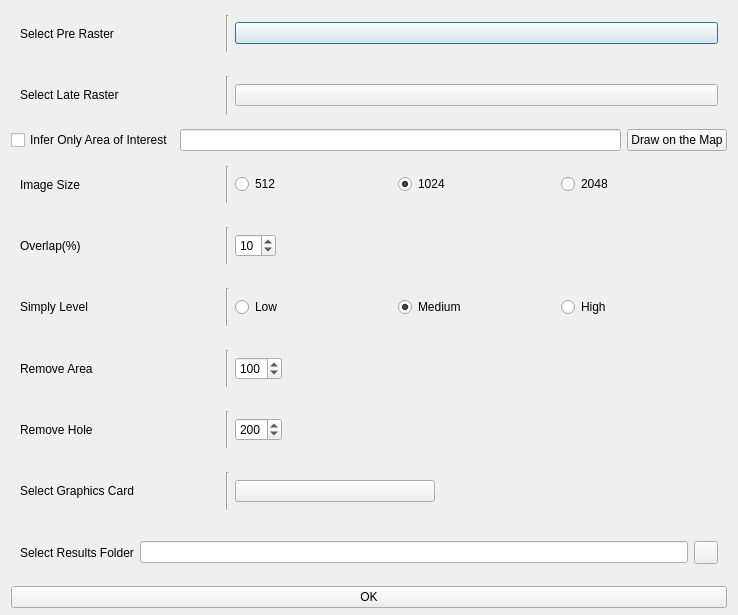
<?xml version="1.0" encoding="UTF-8"?>
<ui version="4.0">
 <class>changeDetecDialog</class>
 <widget class="QDialog" name="changeDetecDialog">
  <property name="geometry">
   <rect>
    <x>0</x>
    <y>0</y>
    <width>738</width>
    <height>615</height>
   </rect>
  </property>
  <property name="windowTitle">
   <string/>
  </property>
  <layout class="QVBoxLayout" name="verticalLayout">
   <property name="spacing">
    <number>6</number>
   </property>
   <property name="topMargin">
    <number>6</number>
   </property>
   <property name="bottomMargin">
    <number>7</number>
   </property>
   <item>
    <widget class="CardWidget" name="CardWidget_4">
     <property name="layoutDirection">
      <enum>Qt::LeftToRight</enum>
     </property>
     <layout class="QHBoxLayout" name="horizontalLayout_5">
      <item>
       <widget class="BodyLabel" name="BodyLabel">
        <property name="sizePolicy">
         <sizepolicy hsizetype="Fixed" vsizetype="Preferred">
          <horstretch>0</horstretch>
          <verstretch>0</verstretch>
         </sizepolicy>
        </property>
        <property name="minimumSize">
         <size>
          <width>200</width>
          <height>0</height>
         </size>
        </property>
        <property name="text">
         <string>Select Pre Raster</string>
        </property>
       </widget>
      </item>
      <item>
       <widget class="Line" name="line">
        <property name="orientation">
         <enum>Qt::Vertical</enum>
        </property>
       </widget>
      </item>
      <item>
       <widget class="ComboBox" name="preTifComboBox">
        <property name="sizePolicy">
         <sizepolicy hsizetype="Expanding" vsizetype="Fixed">
          <horstretch>0</horstretch>
          <verstretch>0</verstretch>
         </sizepolicy>
        </property>
       </widget>
      </item>
     </layout>
    </widget>
   </item>
   <item>
    <widget class="CardWidget" name="CardWidget_9">
     <property name="layoutDirection">
      <enum>Qt::LeftToRight</enum>
     </property>
     <layout class="QHBoxLayout" name="horizontalLayout_10">
      <item>
       <widget class="BodyLabel" name="BodyLabel_9">
        <property name="sizePolicy">
         <sizepolicy hsizetype="Fixed" vsizetype="Preferred">
          <horstretch>0</horstretch>
          <verstretch>0</verstretch>
         </sizepolicy>
        </property>
        <property name="minimumSize">
         <size>
          <width>200</width>
          <height>0</height>
         </size>
        </property>
        <property name="text">
         <string>Select Late Raster</string>
        </property>
       </widget>
      </item>
      <item>
       <widget class="Line" name="line_8">
        <property name="orientation">
         <enum>Qt::Vertical</enum>
        </property>
       </widget>
      </item>
      <item>
       <widget class="ComboBox" name="lateTifComboBox">
        <property name="sizePolicy">
         <sizepolicy hsizetype="Expanding" vsizetype="Fixed">
          <horstretch>0</horstretch>
          <verstretch>0</verstretch>
         </sizepolicy>
        </property>
       </widget>
      </item>
     </layout>
    </widget>
   </item>
   <item>
    <layout class="QHBoxLayout" name="horizontalLayout_11">
     <item>
      <widget class="CheckBox" name="onlyInferExtentCb">
       <property name="text">
        <string>Infer Only Area of Interest</string>
       </property>
      </widget>
     </item>
     <item>
      <widget class="LineEdit" name="extentLE">
       <property name="readOnly">
        <bool>true</bool>
       </property>
      </widget>
     </item>
     <item>
      <widget class="PushButton" name="drawExtentPb">
       <property name="text">
        <string>Draw on the Map</string>
       </property>
      </widget>
     </item>
    </layout>
   </item>
   <item>
    <widget class="CardWidget" name="CardWidget_2">
     <layout class="QHBoxLayout" name="horizontalLayout_2">
      <item>
       <widget class="BodyLabel" name="BodyLabel_2">
        <property name="sizePolicy">
         <sizepolicy hsizetype="Fixed" vsizetype="Preferred">
          <horstretch>0</horstretch>
          <verstretch>0</verstretch>
         </sizepolicy>
        </property>
        <property name="minimumSize">
         <size>
          <width>200</width>
          <height>0</height>
         </size>
        </property>
        <property name="text">
         <string>Image Size</string>
        </property>
       </widget>
      </item>
      <item>
       <widget class="Line" name="line_2">
        <property name="orientation">
         <enum>Qt::Vertical</enum>
        </property>
       </widget>
      </item>
      <item>
       <widget class="RadioButton" name="imgSizeRb_512">
        <property name="text">
         <string>512</string>
        </property>
        <property name="checked">
         <bool>false</bool>
        </property>
        <attribute name="buttonGroup">
         <string notr="true">imgSizeButtonGroup</string>
        </attribute>
       </widget>
      </item>
      <item>
       <widget class="RadioButton" name="imgSizeRb_1024">
        <property name="text">
         <string>1024</string>
        </property>
        <property name="checked">
         <bool>true</bool>
        </property>
        <attribute name="buttonGroup">
         <string notr="true">imgSizeButtonGroup</string>
        </attribute>
       </widget>
      </item>
      <item>
       <widget class="RadioButton" name="imgSizeRb_2048">
        <property name="text">
         <string>2048</string>
        </property>
        <attribute name="buttonGroup">
         <string notr="true">imgSizeButtonGroup</string>
        </attribute>
       </widget>
      </item>
     </layout>
    </widget>
   </item>
   <item>
    <widget class="CardWidget" name="CardWidget_3">
     <layout class="QHBoxLayout" name="horizontalLayout_4">
      <item>
       <widget class="BodyLabel" name="BodyLabel_3">
        <property name="sizePolicy">
         <sizepolicy hsizetype="Fixed" vsizetype="Preferred">
          <horstretch>0</horstretch>
          <verstretch>0</verstretch>
         </sizepolicy>
        </property>
        <property name="minimumSize">
         <size>
          <width>200</width>
          <height>0</height>
         </size>
        </property>
        <property name="text">
         <string>Overlap(%)</string>
        </property>
       </widget>
      </item>
      <item>
       <widget class="Line" name="line_3">
        <property name="orientation">
         <enum>Qt::Vertical</enum>
        </property>
       </widget>
      </item>
      <item>
       <widget class="SpinBox" name="overlapSpinBox">
        <property name="readOnly">
         <bool>false</bool>
        </property>
        <property name="minimum">
         <number>5</number>
        </property>
        <property name="maximum">
         <number>40</number>
        </property>
        <property name="singleStep">
         <number>5</number>
        </property>
        <property name="value">
         <number>10</number>
        </property>
       </widget>
      </item>
      <item>
       <spacer name="horizontalSpacer">
        <property name="orientation">
         <enum>Qt::Horizontal</enum>
        </property>
        <property name="sizeHint" stdset="0">
         <size>
          <width>40</width>
          <height>20</height>
         </size>
        </property>
       </spacer>
      </item>
     </layout>
    </widget>
   </item>
   <item>
    <widget class="CardWidget" name="CardWidget_5">
     <layout class="QHBoxLayout" name="horizontalLayout_6">
      <item>
       <widget class="BodyLabel" name="BodyLabel_5">
        <property name="sizePolicy">
         <sizepolicy hsizetype="Fixed" vsizetype="Preferred">
          <horstretch>0</horstretch>
          <verstretch>0</verstretch>
         </sizepolicy>
        </property>
        <property name="minimumSize">
         <size>
          <width>200</width>
          <height>0</height>
         </size>
        </property>
        <property name="text">
         <string>Simply Level</string>
        </property>
       </widget>
      </item>
      <item>
       <widget class="Line" name="line_4">
        <property name="orientation">
         <enum>Qt::Vertical</enum>
        </property>
       </widget>
      </item>
      <item>
       <widget class="RadioButton" name="simplyRb_low">
        <property name="text">
         <string>Low</string>
        </property>
        <attribute name="buttonGroup">
         <string notr="true">simplyButtonGroup</string>
        </attribute>
       </widget>
      </item>
      <item>
       <widget class="RadioButton" name="simplyRb_mid">
        <property name="text">
         <string>Medium</string>
        </property>
        <property name="checked">
         <bool>true</bool>
        </property>
        <attribute name="buttonGroup">
         <string notr="true">simplyButtonGroup</string>
        </attribute>
       </widget>
      </item>
      <item>
       <widget class="RadioButton" name="simplyRb_high">
        <property name="text">
         <string>High</string>
        </property>
        <attribute name="buttonGroup">
         <string notr="true">simplyButtonGroup</string>
        </attribute>
       </widget>
      </item>
     </layout>
    </widget>
   </item>
   <item>
    <widget class="CardWidget" name="CardWidget_6">
     <layout class="QHBoxLayout" name="horizontalLayout_7">
      <item>
       <widget class="BodyLabel" name="BodyLabel_6">
        <property name="sizePolicy">
         <sizepolicy hsizetype="Fixed" vsizetype="Preferred">
          <horstretch>0</horstretch>
          <verstretch>0</verstretch>
         </sizepolicy>
        </property>
        <property name="minimumSize">
         <size>
          <width>200</width>
          <height>0</height>
         </size>
        </property>
        <property name="text">
         <string>Remove Area</string>
        </property>
       </widget>
      </item>
      <item>
       <widget class="Line" name="line_5">
        <property name="orientation">
         <enum>Qt::Vertical</enum>
        </property>
       </widget>
      </item>
      <item>
       <widget class="SpinBox" name="removeAreaSpinBox">
        <property name="readOnly">
         <bool>false</bool>
        </property>
        <property name="minimum">
         <number>10</number>
        </property>
        <property name="maximum">
         <number>500</number>
        </property>
        <property name="singleStep">
         <number>50</number>
        </property>
        <property name="value">
         <number>100</number>
        </property>
       </widget>
      </item>
      <item>
       <spacer name="horizontalSpacer_2">
        <property name="orientation">
         <enum>Qt::Horizontal</enum>
        </property>
        <property name="sizeHint" stdset="0">
         <size>
          <width>40</width>
          <height>20</height>
         </size>
        </property>
       </spacer>
      </item>
     </layout>
    </widget>
   </item>
   <item>
    <widget class="CardWidget" name="CardWidget_7">
     <layout class="QHBoxLayout" name="horizontalLayout_8">
      <item>
       <widget class="BodyLabel" name="BodyLabel_7">
        <property name="sizePolicy">
         <sizepolicy hsizetype="Fixed" vsizetype="Preferred">
          <horstretch>0</horstretch>
          <verstretch>0</verstretch>
         </sizepolicy>
        </property>
        <property name="minimumSize">
         <size>
          <width>200</width>
          <height>0</height>
         </size>
        </property>
        <property name="text">
         <string>Remove Hole</string>
        </property>
       </widget>
      </item>
      <item>
       <widget class="Line" name="line_6">
        <property name="orientation">
         <enum>Qt::Vertical</enum>
        </property>
       </widget>
      </item>
      <item>
       <widget class="SpinBox" name="removeHoleSpinBox">
        <property name="readOnly">
         <bool>false</bool>
        </property>
        <property name="minimum">
         <number>10</number>
        </property>
        <property name="maximum">
         <number>500</number>
        </property>
        <property name="singleStep">
         <number>50</number>
        </property>
        <property name="value">
         <number>200</number>
        </property>
       </widget>
      </item>
      <item>
       <spacer name="horizontalSpacer_3">
        <property name="orientation">
         <enum>Qt::Horizontal</enum>
        </property>
        <property name="sizeHint" stdset="0">
         <size>
          <width>40</width>
          <height>20</height>
         </size>
        </property>
       </spacer>
      </item>
     </layout>
    </widget>
   </item>
   <item>
    <widget class="CardWidget" name="CardWidget_8">
     <layout class="QHBoxLayout" name="horizontalLayout_9">
      <item>
       <widget class="BodyLabel" name="BodyLabel_8">
        <property name="sizePolicy">
         <sizepolicy hsizetype="Fixed" vsizetype="Preferred">
          <horstretch>0</horstretch>
          <verstretch>0</verstretch>
         </sizepolicy>
        </property>
        <property name="minimumSize">
         <size>
          <width>200</width>
          <height>0</height>
         </size>
        </property>
        <property name="text">
         <string>Select Graphics Card</string>
        </property>
       </widget>
      </item>
      <item>
       <widget class="Line" name="line_7">
        <property name="orientation">
         <enum>Qt::Vertical</enum>
        </property>
       </widget>
      </item>
      <item>
       <widget class="ComboBox" name="selectGpuComboBox">
        <property name="minimumSize">
         <size>
          <width>200</width>
          <height>0</height>
         </size>
        </property>
       </widget>
      </item>
      <item>
       <spacer name="horizontalSpacer_4">
        <property name="orientation">
         <enum>Qt::Horizontal</enum>
        </property>
        <property name="sizeHint" stdset="0">
         <size>
          <width>40</width>
          <height>20</height>
         </size>
        </property>
       </spacer>
      </item>
     </layout>
    </widget>
   </item>
   <item>
    <widget class="CardWidget" name="CardWidget">
     <property name="layoutDirection">
      <enum>Qt::LeftToRight</enum>
     </property>
     <layout class="QHBoxLayout" name="horizontalLayout">
      <item>
       <widget class="BodyLabel" name="BodyLabel_4">
        <property name="text">
         <string>Select Results Folder</string>
        </property>
       </widget>
      </item>
      <item>
       <widget class="LineEdit" name="saveLE"/>
      </item>
      <item>
       <widget class="ToolButton" name="selectSaveFilePB"/>
      </item>
     </layout>
    </widget>
   </item>
   <item>
    <widget class="PushButton" name="runPB">
     <property name="text">
      <string>OK</string>
     </property>
    </widget>
   </item>
  </layout>
 </widget>
 <customwidgets>
  <customwidget>
   <class>CheckBox</class>
   <extends>QCheckBox</extends>
   <header>qfluentwidgets</header>
  </customwidget>
  <customwidget>
   <class>ComboBox</class>
   <extends>QPushButton</extends>
   <header>qfluentwidgets</header>
  </customwidget>
  <customwidget>
   <class>PushButton</class>
   <extends>QPushButton</extends>
   <header>qfluentwidgets</header>
  </customwidget>
  <customwidget>
   <class>ToolButton</class>
   <extends>QToolButton</extends>
   <header>qfluentwidgets</header>
  </customwidget>
  <customwidget>
   <class>RadioButton</class>
   <extends>QRadioButton</extends>
   <header>qfluentwidgets</header>
  </customwidget>
  <customwidget>
   <class>CardWidget</class>
   <extends>QFrame</extends>
   <header>qfluentwidgets</header>
   <container>1</container>
  </customwidget>
  <customwidget>
   <class>BodyLabel</class>
   <extends>QLabel</extends>
   <header>qfluentwidgets</header>
  </customwidget>
  <customwidget>
   <class>LineEdit</class>
   <extends>QLineEdit</extends>
   <header>qfluentwidgets</header>
  </customwidget>
  <customwidget>
   <class>SpinBox</class>
   <extends>QSpinBox</extends>
   <header>qfluentwidgets</header>
  </customwidget>
 </customwidgets>
 <resources/>
 <connections/>
 <buttongroups>
  <buttongroup name="imgSizeButtonGroup"/>
  <buttongroup name="simplyButtonGroup"/>
 </buttongroups>
</ui>
